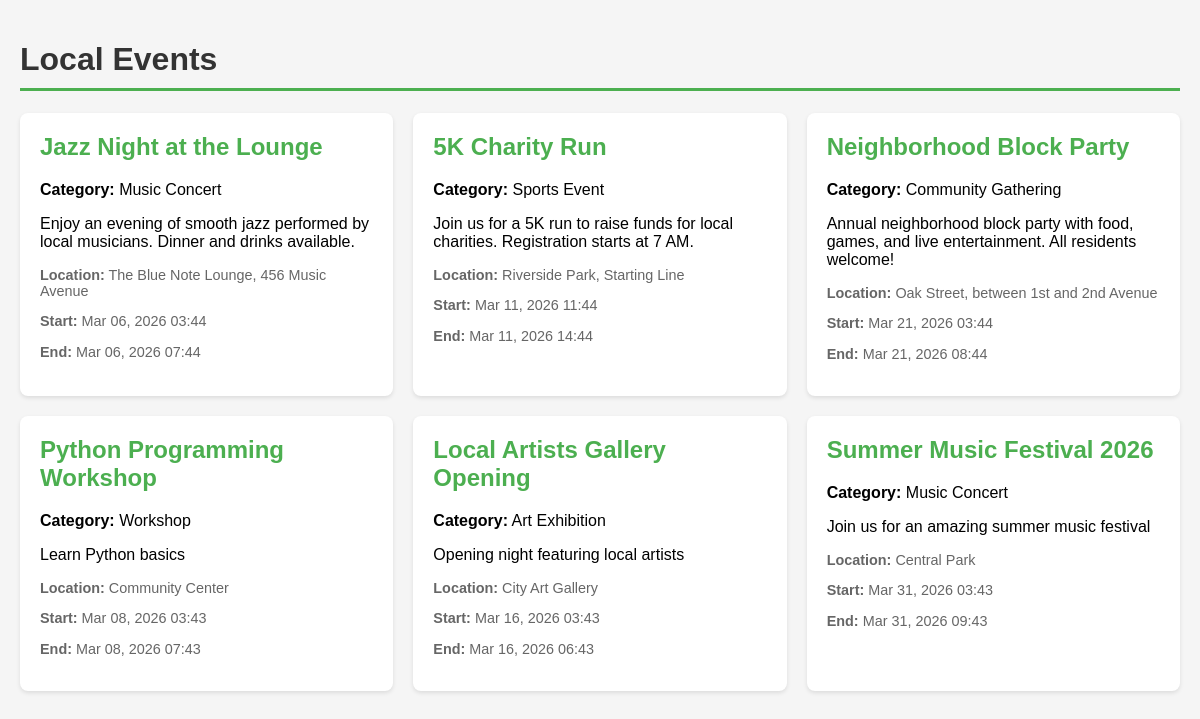
The page /localevents/events on the database its author committed.
### localevents/models.py (models this page shows, shortened)
class Event(models.Model):
    title = models.CharField(max_length=255)
    category = models.ForeignKey(
        EventType,
        on_delete=models.SET_NULL,
        null=True,
        related_name='events'
    )
    description = models.TextField()
    location = models.CharField(max_length=255)
    start_time = models.DateTimeField()
    end_time = models.DateTimeField()
    created_on = models.DateTimeField(auto_now_add=True)
    updated_on = models.DateTimeField(auto_now=True)
    class Meta:
        ordering = ['-created_on']
        verbose_name = 'Event'
        verbose_name_plural = 'Events'

class EventType(models.Model):
    name = models.CharField(max_length=255)
    description = models.TextField()
    class Meta:
        ordering = ['name']
        verbose_name = 'Event Type'
        verbose_name_plural = 'Event Types'

### localevents/views.py (the view)
# urls.py: path('events', views.event_list, name='event_list'),
def event_list(request):
    events = Event.objects.all()
    context = {
        'events': events,
    }
    return render(request, 'localevents/event_list.html', context)

### localevents/templates/localevents/event_list.html (shortened to what this page needs)
<!DOCTYPE html>
<html lang="en">
<head>
</head>
<body>
    <h1>Local Events</h1>
    {% if events %}
        <div class="event-list">
            {% for event in events %}
                <div class="event-card">
                    <h2><a href="{% url 'localevents:event_detail' event.pk %}">{{ event.title }}</a></h2>
                    {% if event.category %}
                        <p><strong>Category:</strong> {{ event.category.name }}</p>
                    {% endif %}
                    <p>{{ event.description|truncatewords:30 }}</p>
                    <div class="event-meta">
                        <p><strong>Location:</strong> {{ event.location }}</p>
                        <p><strong>Start:</strong> {{ event.start_time|date:"M d, Y H:i" }}</p>
                        <p><strong>End:</strong> {{ event.end_time|date:"M d, Y H:i" }}</p>
                    </div>
                </div>
            {% endfor %}
        </div>
    {% else %}
        <div class="no-events">
            <p>No events available at the moment.</p>
        </div>
    {% endif %}
</body>
</html>

### localevents/templates/localevents/event_list.html (style rules this page uses)
body { font-family: Arial, sans-serif; max-width: 1200px; margin: 0 auto; padding: 20px; background-color: #f5f5f5; }
h1 { color: #333; border-bottom: 3px solid #4CAF50; padding-bottom: 10px; }
.event-list { display: grid; grid-template-columns: repeat(auto-fill, minmax(300px, 1fr)); gap: 20px; margin-top: 20px; }
.event-card { background: white; border-radius: 8px; padding: 20px; box-shadow: 0 2px 4px rgba(0,0,0,0.1); transition: transform 0.2s; }
.event-card h2 { margin-top: 0; color: #4CAF50; }
.event-card a { text-decoration: none; color: #4CAF50; font-weight: bold; }
.event-meta { color: #666; font-size: 0.9em; margin-top: 10px; }

### rows shown on the page
Event: title "Jazz Night at the Lounge", category.name "Music Concert", description "Enjoy an evening of smooth jazz performed by local musicians. Dinner and drinks available.", location "The Blue Note Lounge, 456 Music Avenue", start_time "Mar 06, 2026 03:44", end_time "Mar 06, 2026 07:44"
Event: title "5K Charity Run", category.name "Sports Event", description "Join us for a 5K run to raise funds for local charities. Registration starts at 7 AM.", location "Riverside Park, Starting Line", start_time "Mar 11, 2026 11:44", end_time "Mar 11, 2026 14:44"
Event: title "Neighborhood Block Party", category.name "Community Gathering", description "Annual neighborhood block party with food, games, and live entertainment. All residents welcome!", location "Oak Street, between 1st and 2nd Avenue", start_time "Mar 21, 2026 03:44", end_time "Mar 21, 2026 08:44"
Event: title "Python Programming Workshop", category.name "Workshop", description "Learn Python basics", location "Community Center", start_time "Mar 08, 2026 03:43", end_time "Mar 08, 2026 07:43"
Event: title "Local Artists Gallery Opening", category.name "Art Exhibition", description "Opening night featuring local artists", location "City Art Gallery", start_time "Mar 16, 2026 03:43", end_time "Mar 16, 2026 06:43"
Event: title "Summer Music Festival 2026", category.name "Music Concert", description "Join us for an amazing summer music festival", location "Central Park", start_time "Mar 31, 2026 03:43", end_time "Mar 31, 2026 09:43"
